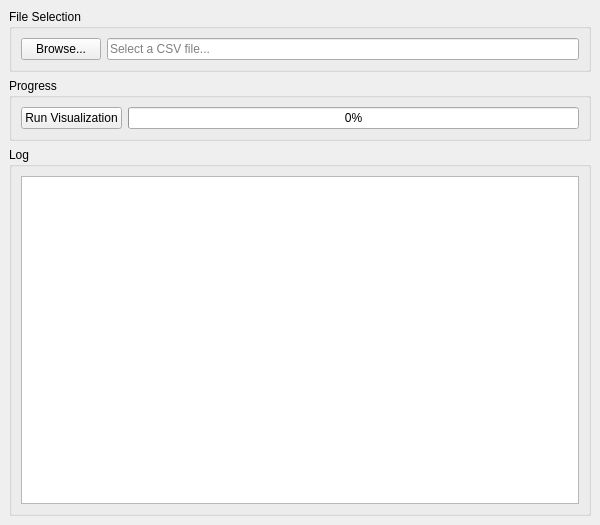
<?xml version="1.0" encoding="UTF-8"?>
<ui version="4.0">
 <class>MainWindow</class>
 <widget class="QMainWindow" name="MainWindow">
  <property name="geometry">
   <rect>
    <x>0</x>
    <y>0</y>
    <width>600</width>
    <height>525</height>
   </rect>
  </property>
  <property name="windowTitle">
   <string>Graph Network Visualizer</string>
  </property>
  <widget class="QWidget" name="centralwidget">
   <layout class="QVBoxLayout" name="verticalLayout">
    <item>
     <widget class="QGroupBox" name="file_group">
      <property name="title">
       <string>File Selection</string>
      </property>
      <layout class="QHBoxLayout" name="horizontalLayout">
       <item>
        <widget class="QPushButton" name="browse_button">
         <property name="text">
          <string>Browse...</string>
         </property>
        </widget>
       </item>
       <item>
        <widget class="QLineEdit" name="file_path_edit">
         <property name="placeholderText">
          <string>Select a CSV file...</string>
         </property>
        </widget>
       </item>
      </layout>
     </widget>
    </item>
    <item>
     <widget class="QGroupBox" name="progress_group">
      <property name="title">
       <string>Progress</string>
      </property>
      <layout class="QHBoxLayout" name="horizontalLayout_2">
       <item>
        <widget class="QPushButton" name="run_button">
         <property name="text">
          <string>Run Visualization</string>
         </property>
        </widget>
       </item>
       <item>
        <widget class="QProgressBar" name="progress_bar">
         <property name="value">
          <number>0</number>
         </property>
        </widget>
       </item>
      </layout>
     </widget>
    </item>
    <item>
     <widget class="QGroupBox" name="log_group">
      <property name="title">
       <string>Log</string>
      </property>
      <layout class="QVBoxLayout" name="verticalLayout_3">
       <item>
        <widget class="QTextEdit" name="log_text">
         <property name="lineWrapMode">
          <enum>QTextEdit::LineWrapMode::NoWrap</enum>
         </property>
         <property name="readOnly">
          <bool>true</bool>
         </property>
        </widget>
       </item>
      </layout>
     </widget>
    </item>
   </layout>
  </widget>
 </widget>
 <resources/>
 <connections/>
</ui>
